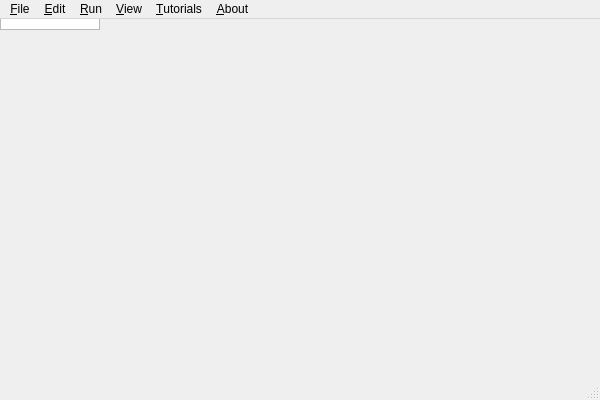
<?xml version="1.0" encoding="UTF-8"?>
<ui version="4.0">
 <class>LammpsGui</class>
 <widget class="QMainWindow" name="LammpsGui">
  <property name="geometry">
   <rect>
    <x>0</x>
    <y>0</y>
    <width>600</width>
    <height>400</height>
   </rect>
  </property>
  <property name="windowTitle">
   <string>LammpsGui</string>
  </property>
  <widget class="CodeEditor" name="textEdit">
   <property name="enabled">
    <bool>true</bool>
   </property>
   <property name="acceptDrops">
    <bool>true</bool>
   </property>
  </widget>
  <widget class="QMenuBar" name="menubar">
   <property name="geometry">
    <rect>
     <x>0</x>
     <y>0</y>
     <width>600</width>
     <height>24</height>
    </rect>
   </property>
   <widget class="QMenu" name="menuFile">
    <property name="title">
     <string>&amp;File</string>
    </property>
    <addaction name="actionNew"/>
    <addaction name="separator"/>
    <addaction name="actionOpen"/>
    <addaction name="actionView"/>
    <addaction name="actionInspect"/>
    <addaction name="separator"/>
    <addaction name="action_1"/>
    <addaction name="action_2"/>
    <addaction name="action_3"/>
    <addaction name="action_4"/>
    <addaction name="action_5"/>
    <addaction name="separator"/>
    <addaction name="actionSave"/>
    <addaction name="actionSave_As"/>
    <addaction name="separator"/>
    <addaction name="actionQuit"/>
   </widget>
   <widget class="QMenu" name="menuEdit">
    <property name="title">
     <string>&amp;Edit</string>
    </property>
    <addaction name="actionUndo"/>
    <addaction name="actionRedo"/>
    <addaction name="separator"/>
    <addaction name="actionCopy"/>
    <addaction name="actionCut"/>
    <addaction name="actionPaste"/>
    <addaction name="separator"/>
    <addaction name="actionSearchAndReplace"/>
    <addaction name="separator"/>
    <addaction name="actionPreferences"/>
    <addaction name="actionDefaults"/>
   </widget>
   <widget class="QMenu" name="menu_Run">
    <property name="title">
     <string>&amp;Run</string>
    </property>
    <addaction name="actionRun_Buffer"/>
    <addaction name="actionRun_File"/>
    <addaction name="actionStop_LAMMPS"/>
    <addaction name="separator"/>
    <addaction name="actionRestart_LAMMPS"/>
    <addaction name="separator"/>
    <addaction name="actionSet_Variables"/>
    <addaction name="separator"/>
    <addaction name="actionImage"/>
    <addaction name="actionView_in_OVITO"/>
    <addaction name="actionView_in_VMD"/>
   </widget>
   <widget class="QMenu" name="menu_Tutorial">
    <property name="title">
     <string>&amp;Tutorials</string>
    </property>
    <addaction name="actionTutorial1"/>
    <addaction name="actionTutorial2"/>
    <addaction name="actionTutorial3"/>
    <addaction name="actionTutorial4"/>
    <addaction name="actionTutorial5"/>
    <addaction name="actionTutorial6"/>
    <addaction name="actionTutorial7"/>
    <addaction name="actionTutorial8"/>
   </widget>
   <widget class="QMenu" name="menuAbout">
    <property name="title">
     <string>&amp;About</string>
    </property>
    <addaction name="actionAbout_LAMMPS_GUI"/>
    <addaction name="action_Help"/>
    <addaction name="actionLAMMPS_GUI_Howto"/>
    <addaction name="actionLAMMPS_Manual"/>
    <addaction name="actionLAMMPS_Tutorial"/>
   </widget>
   <widget class="QMenu" name="menu_View">
    <property name="title">
     <string>&amp;View</string>
    </property>
    <addaction name="actionView_Log_Window"/>
    <addaction name="actionView_Graph_Window"/>
    <addaction name="actionView_Image_Window"/>
    <addaction name="actionView_Slide_Show"/>
    <addaction name="actionView_Variable_Window"/>
   </widget>
   <addaction name="menuFile"/>
   <addaction name="menuEdit"/>
   <addaction name="menu_Run"/>
   <addaction name="menu_View"/>
   <addaction name="menu_Tutorial"/>
   <addaction name="menuAbout"/>
  </widget>
  <widget class="QStatusBar" name="statusbar"/>
  <action name="actionNew">
   <property name="icon">
    <iconset theme=":/icons/document-new.png"/>
   </property>
   <property name="text">
    <string>&amp;New</string>
   </property>
   <property name="shortcut">
    <string>Ctrl+N</string>
   </property>
  </action>
  <action name="actionOpen">
   <property name="icon">
    <iconset theme=":/icons/document-open.png"/>
   </property>
   <property name="text">
    <string>&amp;Open</string>
   </property>
   <property name="shortcut">
    <string>Ctrl+O</string>
   </property>
  </action>
  <action name="actionView">
   <property name="icon">
    <iconset theme=":/icons/document-open.png"/>
   </property>
   <property name="text">
    <string>&amp;View</string>
   </property>
   <property name="shortcut">
    <string>Ctrl+Shift+F</string>
   </property>
  </action>
  <action name="actionInspect">
   <property name="icon">
    <iconset theme=":/icons/document-open.png"/>
   </property>
   <property name="text">
    <string>Inspect &amp;Restart</string>
   </property>
   <property name="shortcut">
    <string>Ctrl+Shift+R</string>
   </property>
  </action>
  <action name="actionSave">
   <property name="icon">
    <iconset theme=":/icons/document-save.png"/>
   </property>
   <property name="text">
    <string>&amp;Save</string>
   </property>
   <property name="shortcut">
    <string>Ctrl+S</string>
   </property>
  </action>
  <action name="actionSave_As">
   <property name="icon">
    <iconset theme=":/icons/document-save-as.png"/>
   </property>
   <property name="text">
    <string>Save &amp;As</string>
   </property>
   <property name="shortcut">
    <string>Ctrl+Shift+S</string>
   </property>
  </action>
  <action name="actionQuit">
   <property name="icon">
    <iconset theme=":/icons/application-exit.png"/>
   </property>
   <property name="text">
    <string>&amp;Quit</string>
   </property>
   <property name="shortcut">
    <string>Ctrl+Q</string>
   </property>
  </action>
  <action name="actionCut">
   <property name="icon">
    <iconset theme=":/icons/edit-cut.png"/>
   </property>
   <property name="text">
    <string>Cu&amp;t</string>
   </property>
   <property name="shortcut">
    <string>Ctrl+X</string>
   </property>
  </action>
  <action name="actionCopy">
   <property name="icon">
    <iconset theme=":/icons/edit-copy.png"/>
   </property>
   <property name="text">
    <string>&amp;Copy</string>
   </property>
   <property name="shortcut">
    <string>Ctrl+C</string>
   </property>
  </action>
  <action name="actionPaste">
   <property name="icon">
    <iconset theme=":/icons/edit-paste.png"/>
   </property>
   <property name="text">
    <string>&amp;Paste</string>
   </property>
   <property name="shortcut">
    <string>Ctrl+V</string>
   </property>
  </action>
  <action name="actionUndo">
   <property name="icon">
    <iconset theme=":/icons/edit-undo.png"/>
   </property>
   <property name="text">
    <string>&amp;Undo</string>
   </property>
   <property name="shortcut">
    <string>Ctrl+Z</string>
   </property>
  </action>
  <action name="actionRedo">
   <property name="icon">
    <iconset theme=":/icons/edit-redo.png"/>
   </property>
   <property name="text">
    <string>&amp;Redo</string>
   </property>
   <property name="shortcut">
    <string>Ctrl+Shift+Z</string>
   </property>
  </action>
  <action name="actionRun_Buffer">
   <property name="icon">
    <iconset theme=":/icons/system-run.png"/>
   </property>
   <property name="text">
    <string>&amp;Run LAMMPS from Editor Buffer</string>
   </property>
   <property name="shortcut">
    <string>Ctrl+Return</string>
   </property>
  </action>
  <action name="actionRun_File">
   <property name="icon">
    <iconset theme=":/icons/run-file.png"/>
   </property>
   <property name="text">
    <string>Run LAMMPS from &amp;File</string>
   </property>
   <property name="shortcut">
    <string>Ctrl+Shift+Return</string>
   </property>
  </action>
  <action name="actionStop_LAMMPS">
   <property name="icon">
    <iconset theme=":/icons/process-stop.png"/>
   </property>
   <property name="text">
    <string>&amp;Stop LAMMPS</string>
   </property>
   <property name="shortcut">
    <string>Ctrl+/</string>
   </property>
  </action>
  <action name="actionRestart_LAMMPS">
   <property name="icon">
    <iconset theme=":/icons/system-restart.png"/>
   </property>
   <property name="text">
    <string>Relaunch &amp;LAMMPS Instance</string>
   </property>
  </action>
  <action name="actionImage">
   <property name="icon">
    <iconset theme=":/icons/emblem-photos.png"/>
   </property>
   <property name="text">
    <string>Create &amp;Image</string>
   </property>
   <property name="shortcut">
    <string>Ctrl+I</string>
   </property>
  </action>
  <action name="actionAbout_LAMMPS_GUI">
   <property name="icon">
    <iconset theme=":/icons/help-about.png"/>
   </property>
   <property name="text">
    <string>&amp;About LAMMPS-GUI</string>
   </property>
   <property name="shortcut">
    <string>Ctrl+Shift+A</string>
   </property>
  </action>
  <action name="action_Help">
   <property name="icon">
    <iconset theme=":/icons/help-faq.png"/>
   </property>
   <property name="text">
    <string>Quick &amp;Help</string>
   </property>
   <property name="shortcut">
    <string>Ctrl+Shift+H</string>
   </property>
  </action>
  <action name="actionSearchAndReplace">
   <property name="icon">
    <iconset theme=":/icons/search.png"/>
   </property>
   <property name="text">
    <string>&amp;Find and Replace...</string>
   </property>
   <property name="shortcut">
    <string>Ctrl+F</string>
   </property>
  </action>
  <action name="actionPreferences">
   <property name="icon">
    <iconset theme=":/icons/preferences-desktop.png"/>
   </property>
   <property name="text">
    <string>P&amp;references...</string>
   </property>
   <property name="shortcut">
    <string>Ctrl+P</string>
   </property>
  </action>
  <action name="actionLAMMPS_Manual">
   <property name="icon">
    <iconset theme=":/icons/help-browser.png"/>
   </property>
   <property name="text">
    <string>LAMMPS Online &amp;Manual</string>
   </property>
   <property name="shortcut">
    <string>Ctrl+Shift+M</string>
   </property>
  </action>
  <action name="actionLAMMPS_Tutorial">
   <property name="icon">
    <iconset theme=":/icons/help-tutorial.png"/>
   </property>
   <property name="text">
    <string>LAMMPS &amp;Tutorial Website</string>
   </property>
   <property name="shortcut">
    <string>Ctrl+Shift+T</string>
   </property>
  </action>
  <action name="actionDefaults">
   <property name="icon">
    <iconset theme=":/icons/document-revert.png"/>
   </property>
   <property name="text">
    <string>Reset Preferences to &amp;Defaults</string>
   </property>
  </action>
  <action name="actionView_in_OVITO">
   <property name="icon">
    <iconset theme=":/icons/ovito.png"/>
   </property>
   <property name="text">
    <string>View in &amp;OVITO</string>
   </property>
   <property name="shortcut">
    <string>Ctrl+Shift+O</string>
   </property>
  </action>
  <action name="actionView_in_VMD">
   <property name="icon">
    <iconset theme=":/icons/vmd.png"/>
   </property>
   <property name="text">
    <string>View in VM&amp;D</string>
   </property>
   <property name="shortcut">
    <string>Ctrl+Shift+D</string>
   </property>
  </action>
  <action name="actionView_Log_Window">
   <property name="icon">
    <iconset theme=":/icons/utilities-terminal.png"/>
   </property>
   <property name="text">
    <string>&amp;Output Window</string>
   </property>
   <property name="shortcut">
    <string>Ctrl+Shift+L</string>
   </property>
  </action>
  <action name="actionView_Graph_Window">
   <property name="icon">
    <iconset theme=":/icons/x-office-drawing.png"/>
   </property>
   <property name="text">
    <string>&amp;Charts Window</string>
   </property>
   <property name="shortcut">
    <string>Ctrl+Shift+C</string>
   </property>
  </action>
  <action name="actionView_Slide_Show">
   <property name="icon">
    <iconset theme=":/icons/image-x-generic.png"/>
   </property>
   <property name="text">
    <string>&amp;Slide Show Window</string>
   </property>
   <property name="shortcut">
    <string>Ctrl+L</string>
   </property>
  </action>
  <action name="action_1">
   <property name="icon">
    <iconset theme=":/icons/document-open-recent.png"/>
   </property>
   <property name="text">
    <string>&amp;1.</string>
   </property>
  </action>
  <action name="action_2">
   <property name="icon">
    <iconset theme=":/icons/document-open-recent.png"/>
   </property>
   <property name="text">
    <string>&amp;2.</string>
   </property>
  </action>
  <action name="action_3">
   <property name="icon">
    <iconset theme=":/icons/document-open-recent.png"/>
   </property>
   <property name="text">
    <string>&amp;3.</string>
   </property>
  </action>
  <action name="action_4">
   <property name="icon">
    <iconset theme=":/icons/document-open-recent.png"/>
   </property>
   <property name="text">
    <string>&amp;4.</string>
   </property>
  </action>
  <action name="action_5">
   <property name="icon">
    <iconset theme=":/icons/document-open-recent.png"/>
   </property>
   <property name="text">
    <string>&amp;5.</string>
   </property>
  </action>
  <action name="actionView_Image_Window">
   <property name="icon">
    <iconset theme=":/icons/emblem-photos.png"/>
   </property>
   <property name="text">
    <string>&amp;Image Window</string>
   </property>
   <property name="shortcut">
    <string>Ctrl+Shift+I</string>
   </property>
  </action>
  <action name="actionSet_Variables">
   <property name="icon">
    <iconset theme=":/icons/preferences-desktop-personal.png"/>
   </property>
   <property name="text">
    <string>Set &amp;Variables...</string>
   </property>
   <property name="shortcut">
    <string>Ctrl+Shift+V</string>
   </property>
  </action>
  <action name="actionView_Variable_Window">
   <property name="icon">
    <iconset theme=":/icons/preferences-desktop-personal.png"/>
   </property>
   <property name="text">
    <string>&amp;Variables Window</string>
   </property>
   <property name="shortcut">
    <string>Ctrl+Shift+W</string>
   </property>
  </action>
  <action name="actionTutorial1">
   <property name="icon">
    <iconset theme=":/icons/tutorial-logo.png"/>
   </property>
   <property name="text">
    <string>Start LAMMPS Tutorial &amp;1</string>
   </property>
  </action>
  <action name="actionTutorial2">
   <property name="icon">
    <iconset theme=":/icons/tutorial-logo.png"/>
   </property>
   <property name="text">
    <string>Start LAMMPS Tutorial &amp;2</string>
   </property>
  </action>
  <action name="actionTutorial3">
   <property name="icon">
    <iconset theme=":/icons/tutorial-logo.png"/>
   </property>
   <property name="text">
    <string>Start LAMMPS Tutorial &amp;3</string>
   </property>
  </action>
  <action name="actionTutorial4">
   <property name="icon">
    <iconset theme=":/icons/tutorial-logo.png"/>
   </property>
   <property name="text">
    <string>Start LAMMPS Tutorial &amp;4</string>
   </property>
  </action>
  <action name="actionTutorial5">
   <property name="icon">
    <iconset theme=":/icons/tutorial-logo.png"/>
   </property>
   <property name="text">
    <string>Start LAMMPS Tutorial &amp;5</string>
   </property>
  </action>
  <action name="actionTutorial6">
   <property name="icon">
    <iconset theme=":/icons/tutorial-logo.png"/>
   </property>
   <property name="text">
    <string>Start LAMMPS Tutorial &amp;6</string>
   </property>
  </action>
  <action name="actionTutorial7">
   <property name="icon">
    <iconset theme=":/icons/tutorial-logo.png"/>
   </property>
   <property name="text">
    <string>Start LAMMPS Tutorial &amp;7</string>
   </property>
  </action>
  <action name="actionTutorial8">
   <property name="icon">
    <iconset theme=":/icons/tutorial-logo.png"/>
   </property>
   <property name="text">
    <string>Start LAMMPS Tutorial &amp;8</string>
   </property>
  </action>
  <action name="actionLAMMPS_GUI_Howto">
   <property name="icon">
    <iconset theme=":/icons/system-help.png"/>
   </property>
   <property name="text">
    <string>LAMMPS-&amp;GUI Documentation</string>
   </property>
   <property name="shortcut">
    <string>Ctrl+Shift+G</string>
   </property>
  </action>
 </widget>
 <customwidgets>
  <customwidget>
   <class>CodeEditor</class>
   <extends>QPlainTextEdit</extends>
   <header>codeeditor.h</header>
  </customwidget>
 </customwidgets>
 <resources/>
 <connections/>
</ui>
